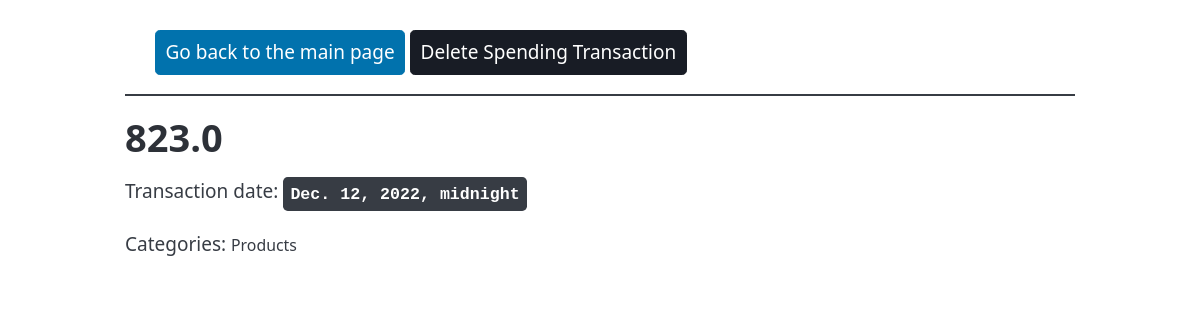
The app's page /detail_spending/12 with its own data.
### finance_app/models.py (models this page shows, shortened)
class Spending(models.Model):
    summa = models.FloatField(max_length=50)
    transaction_date = models.DateTimeField(auto_now_add=False)
    categories = models.ManyToManyField(Category, through='SpendingToCategory')

class Category(models.Model):
    name = models.CharField(max_length=50, unique=True, null=False)
    def __str__(self):
        return self.name

### finance_app/views.py (the view)
# urls.py: path('detail_spending/<int:spending_id>', views.detail_spending, name='detail_spending'),
def detail_spending(request, spending_id):
    spending = Spending.objects.get(pk=spending_id)
    spending.category_list = ', '.join([str(name) for name in spending.categories.all()])
    return render(request, 'finance_app/detail_spending.html', {"spending": spending,  })

### finance_app/templates/finance_app/detail_spending.html (shortened to what this page needs)
<!DOCTYPE html>
<html lang="en">
  <head>
    <link
      rel="stylesheet"
      href="https://unpkg.com/@picocss/pico@latest/css/pico.min.css"
    />
  </head>
  <body>
    <main class="container">
      <nav
        style="margin-bottom: 20px; border-bottom: 2px solid; padding-left: 30px"
      >
        <ul>
          <li><a href="/" role="button"> Go back to the main page </a>
              <a href="/delete_spending/{{spending.id}}" role="button" class="contrast">Delete Spending Transaction</a>
          </li>
        </ul>
      </nav>
      <h1>{{spending.summa}}</h1>
      <p>Transaction date: <kbd>{{spending.transaction_date}}</kbd></p>
      <p>Categories: <small> {{ spending.category_list }} </small></p>
    </main>
  </body>
</html>

### records on screen
Spending: summa "823.0", transaction_date "Dec. 12, 2022, midnight", category_list "Products"
